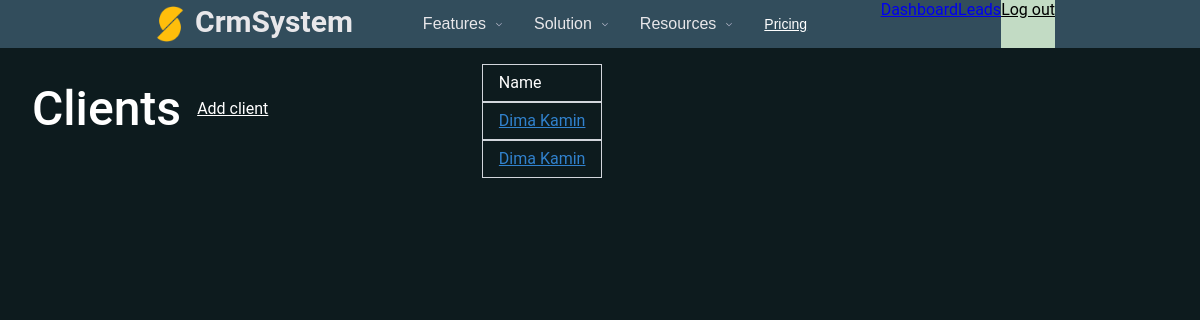
The app's page /dashboard/clients/ (signed in), older data.
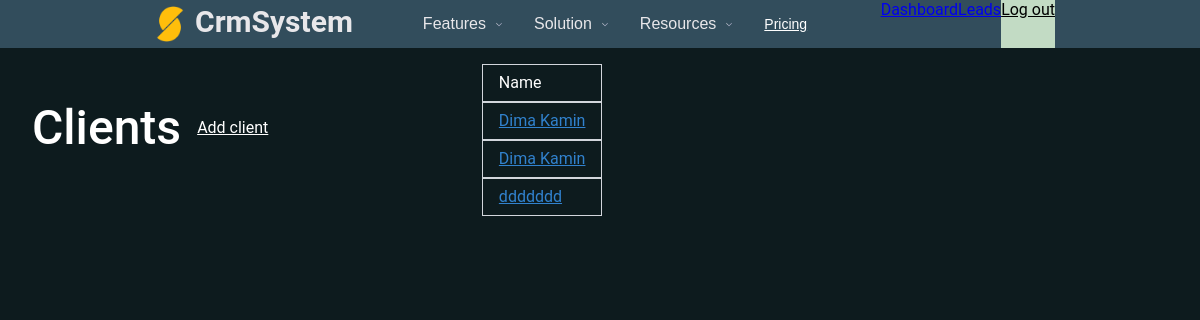
The same page, newer data.
### client/models.py (models this page shows, shortened)
class Client(models.Model):
	name = models.CharField(max_length=255)
	email = models.EmailField()
	descriptions = models.TextField(blank=True, null=True)
	created_by = models.ForeignKey(User, related_name='clients', on_delete=models.CASCADE)
	created_at = models.DateTimeField(auto_now_add=True)
	modified_at = models.DateTimeField(auto_now=True)

### client/views.py (the view)
# urls.py: path("", views.clients_list, name="clients_list"),
@login_required
def clients_list(request):
	clients = Client.objects.filter(created_by=request.user)
	return render(request, 'client/clients_list.html', {
		'clients': clients
	})

### templates/client/clients_list.html (shortened to what this page needs)
{% extends 'core/view/main_page.html' %}
{% block extra_css %}
    <link rel="stylesheet" href="/static/css/lead_list.css">
{% endblock %}
{% block content %}
    <div class="container mx-auto px-4 py-6">
        <h1 class="mb-6 text-2xl text-white font-bold">Clients</h1>
        <div class="flex justify-end mb-6">
            <a href="#" class="inline-block py-2 px-4 bg-blue-600 rounded text-white">Add client</a>
        </div>
        {% if clients %}
            <div class="table w-full">
                <div class="table-row bg-gray-800 text-white font-bold">
                    <p class="table-cell py-2 px-4">Name</p>
                </div>
                {% for client in clients %}
                    <div class="table-row">
                        <p class="table-cell py-2 px-4 {% cycle 'bg-gray-100' '' %}">
                            <a href="{% url 'clients_detail' client.id %}" class="text-blue-600 hover:underline">{{ client.name }}</a>
                        </p>
                    </div>
                {% endfor %}
            </div>
        {% else %}
            <p class="text-white">There are not clients in the database yet...</p>
        {% endif %}
    </div>
{% endblock %}

Row changes from the older to the newer data that the page shows:
added Client: name "ddddddd"
